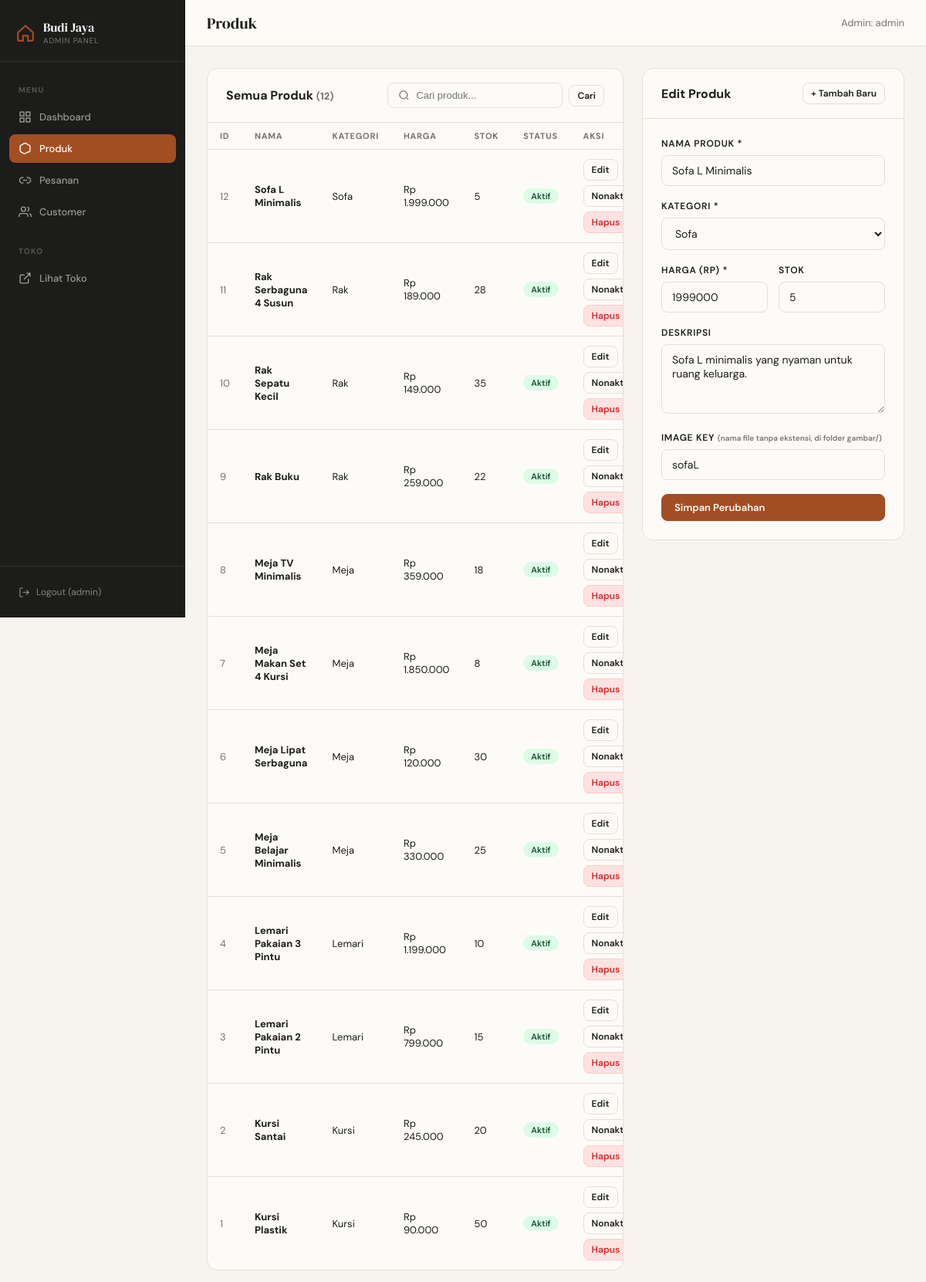
/admin/products.php?edit=12 (signed in), run on the app's committed database.
### tables this page shows
CREATE TABLE IF NOT EXISTS products (
  id           INT UNSIGNED AUTO_INCREMENT PRIMARY KEY,
  name         VARCHAR(180) NOT NULL,
  category     ENUM('Sofa','Kursi','Meja','Lemari','Rak') NOT NULL,
  price        INT UNSIGNED NOT NULL,
  description  TEXT         DEFAULT NULL,
  img_key      VARCHAR(120) DEFAULT NULL,
  stock        INT          NOT NULL DEFAULT 1,
  is_active    TINYINT(1)   NOT NULL DEFAULT 1,
  created_at   DATETIME     NOT NULL DEFAULT CURRENT_TIMESTAMP,
  updated_at   DATETIME     NOT NULL DEFAULT CURRENT_TIMESTAMP ON UPDATE CURRENT_TIMESTAMP
);

### admin/products.php (the view, shortened to what this page needs)
<?php
$pdo    = db();
$search = trim($_GET['q'] ?? '');
$page   = max(1, (int)($_GET['p'] ?? 1));
$limit  = 12;
$offset = ($page - 1) * $limit;
$where  = $search ? 'WHERE name LIKE ?' : '';
$params = $search ? ["%$search%"] : [];
$total   = $pdo->prepare("SELECT COUNT(*) FROM products $where");
$total->execute($params);
$total   = (int)$total->fetchColumn();
$stmt = $pdo->prepare("SELECT * FROM products $where ORDER BY id DESC LIMIT $limit OFFSET $offset");
$stmt->execute($params);
$products = $stmt->fetchAll();
$editProduct = null;
if (isset($_GET['edit'])) {
    $es = $pdo->prepare('SELECT * FROM products WHERE id=?');
    $es->execute([(int)$_GET['edit']]);
    $editProduct = $es->fetch();
}
$cats       = ['Sofa','Kursi','Meja','Lemari','Rak'];
include '_layout_top.php';
?>
<div style="display:grid;grid-template-columns:1fr 340px;gap:24px;align-items:start;">
  <div class="card">
    <div class="card-header">
      <h2>Semua Produk <span style="font-size:13px;color:var(--muted);font-family:var(--font-body);">(<?= $total ?>)</span></h2>
      <form method="GET" style="display:flex;gap:8px;align-items:center;">
        <div class="search-bar">
          <svg viewBox="0 0 24 24" fill="none" stroke="currentColor" stroke-width="2"><circle cx="11" cy="11" r="8"/><line x1="21" y1="21" x2="16.65" y2="16.65"/></svg>
          <input name="q" value="<?= htmlspecialchars($search) ?>" placeholder="Cari produk...">
        </div>
        <button type="submit" class="btn btn-outline btn-sm">Cari</button>
      </form>
    </div>
    <div class="table-wrap">
      <table>
        <thead>
          <tr>
            <th>ID</th><th>Nama</th><th>Kategori</th><th>Harga</th>
            <th>Stok</th><th>Status</th><th>Aksi</th>
          </tr>
        </thead>
        <tbody>
          <?php foreach ($products as $p): ?>
          <tr>
            <td style="color:var(--muted);"><?= $p['id'] ?></td>
            <td><strong><?= htmlspecialchars($p['name']) ?></strong></td>
            <td><?= htmlspecialchars($p['category']) ?></td>
            <td>Rp <?= number_format($p['price'],0,',','.') ?></td>
            <td><?= $p['stock'] ?></td>
            <td>
              <span class="badge <?= $p['is_active'] ? 'badge-active':'badge-inactive' ?>">
                <?= $p['is_active'] ? 'Aktif':'Nonaktif' ?>
              </span>
            </td>
            <td>
              <div style="display:flex;gap:6px;flex-wrap:wrap;">
                <a href="?edit=<?= $p['id'] ?>" class="btn btn-outline btn-sm">Edit</a>
                <form method="POST" style="display:inline;">
                  <button type="submit" class="btn btn-outline btn-sm">
                    <?= $p['is_active'] ? 'Nonaktifkan':'Aktifkan' ?>
                  </button>
                </form>
                <form method="POST" style="display:inline;"
                      onsubmit="return confirm('Hapus produk ini? Data tidak bisa dikembalikan.')">
                  <button type="submit" class="btn btn-danger btn-sm">Hapus</button>
                </form>
              </div>
            </td>
          </tr>
          <?php endforeach; ?>
        </tbody>
      </table>
    </div>
  </div>
  <div class="card">
    <div class="card-header">
      <h2><?= $editProduct ? 'Edit Produk' : 'Tambah Produk' ?></h2>
      <?php if ($editProduct): ?>
        <a href="products.php" class="btn btn-outline btn-sm">+ Tambah Baru</a>
      <?php endif; ?>
    </div>
    <div class="card-body">
      <form method="POST">
        <div class="form-group">
          <label class="form-label">Nama Produk *</label>
          <input class="form-control" name="name" required
                 value="<?= htmlspecialchars($editProduct['name'] ?? '') ?>">
        </div>
        <div class="form-group">
          <label class="form-label">Kategori *</label>
          <select class="form-control" name="category" required>
            <?php foreach ($cats as $c): ?>
              <option value="<?= $c ?>" <?= ($editProduct['category']??'')===$c ? 'selected':'' ?>>
                <?= $c ?>
              </option>
            <?php endforeach; ?>
          </select>
        </div>
        <div style="display:grid;grid-template-columns:1fr 1fr;gap:14px;">
          <div class="form-group">
            <label class="form-label">Harga (Rp) *</label>
            <input class="form-control" name="price" type="number" min="0" required
                   value="<?= htmlspecialchars($editProduct['price'] ?? '') ?>">
          </div>
          <div class="form-group">
            <label class="form-label">Stok</label>
            <input class="form-control" name="stock" type="number" min="0"
                   value="<?= htmlspecialchars($editProduct['stock'] ?? '0') ?>">
          </div>
        </div>
        <div class="form-group">
          <label class="form-label">Deskripsi</label>
          <textarea class="form-control" name="description"><?= htmlspecialchars($editProduct['description'] ?? '') ?></textarea>
        </div>
        <div class="form-group">
          <label class="form-label">Image Key <small style="text-transform:none;letter-spacing:0;opacity:.6;">(nama file tanpa ekstensi, di folder gambar/)</small></label>
          <input class="form-control" name="img_key" placeholder="contoh: kursikayu"
                 value="<?= htmlspecialchars($editProduct['img_key'] ?? '') ?>">
        </div>
        <button type="submit" class="btn btn-accent" style="width:100%;">
          <?= $editProduct ? 'Simpan Perubahan' : 'Tambah Produk' ?>
        </button>
      </form>
    </div>
  </div>
</div>
<?php include '_layout_bot.php'; ?>

### admin/_layout_top.php (style rules this page uses)
*, *::before, *::after { box-sizing: border-box; margin: 0; padding: 0; }
:root { --sand: #F7F4EF; --cream: #FDFBF8; --charcoal: #1C1C1A; --charcoal2: #2E2E2B; --accent: #A34E22; --accent-soft: #F5EDE6; --border: #E4E0D8; --muted: #767370; --warm-gray: #6B6860; --white: #fff; --success: #16a34a; --error: #dc2626; --warning: #d97706; --info: #2563eb; --sidebar-w: 240px; --font-body: 'DM Sans', sans-serif; --font-display: 'DM Serif Display', serif; --radius-sm: 8px; --radius-md: 14px; --radius-lg: 20px; --shadow-sm: 0 1px 4px rgba(28,28,26,.08); --shadow-md: 0 4px 16px rgba(28,28,26,.10); }
body { font-family: var(--font-body); background: var(--sand); color: var(--charcoal); min-height: 100vh; display: flex; }
.card { background: var(--cream); border: 1.5px solid var(--border); border-radius: var(--radius-md); overflow: hidden; }
.card-header { padding: 18px 24px; border-bottom: 1px solid var(--border); display: flex; align-items: center; justify-content: space-between; flex-wrap: wrap; gap: 12px; }
.card-header h2 { font-size: 16px; font-weight: 700; }
.card-body { padding: 24px; }
.table-wrap { overflow-x: auto; }
table { width: 100%; border-collapse: collapse; font-size: 13px; }
th { text-align: left; font-size: 11px; font-weight: 700; letter-spacing: .07em; text-transform: uppercase; color: var(--muted); padding: 10px 16px; border-bottom: 1.5px solid var(--border); white-space: nowrap; }
td { padding: 12px 16px; border-bottom: 1px solid var(--border); vertical-align: middle; }
tr:last-child td { border-bottom: none; }
.badge { display: inline-block; padding: 3px 10px; border-radius: 999px; font-size: 11px; font-weight: 600; }
.badge-active { background: #dcfce7; color: #14532d; }
.btn { display: inline-flex; align-items: center; gap: 6px; padding: 8px 16px; border-radius: var(--radius-sm); font-size: 13px; font-weight: 600; cursor: pointer; border: 1.5px solid transparent; font-family: var(--font-body); text-decoration: none; transition: all .15s; white-space: nowrap; }
.btn-accent { background: var(--accent); color: #fff; border-color: var(--accent); }
.btn-outline { background: transparent; color: var(--charcoal); border-color: var(--border); }
.btn-danger { background: #fee2e2; color: var(--error); border-color: #fecaca; }
.btn-sm { padding: 5px 10px; font-size: 12px; }
.form-group { margin-bottom: 18px; }
.form-label { display: block; font-size: 12px; font-weight: 600; letter-spacing: .06em; text-transform: uppercase; color: var(--charcoal); margin-bottom: 7px; }
.form-control { width: 100%; padding: 10px 13px; border: 1.5px solid var(--border); border-radius: var(--radius-sm); font-size: 14px; font-family: var(--font-body); background: var(--cream); color: var(--charcoal); outline: none; transition: border-color .15s; }
select.form-control { cursor: pointer; }
textarea.form-control { resize: vertical; min-height: 90px; }
.search-bar { display: flex; align-items: center; gap: 8px; border: 1.5px solid var(--border); border-radius: var(--radius-sm); padding: 8px 13px; background: var(--cream); max-width: 260px; }
.search-bar svg { width: 15px; height: 15px; color: var(--muted); flex-shrink: 0; }
.search-bar input { border: none; outline: none; font-size: 13px; background: transparent; width: 100%; }

### data on the page
products: id "12", name "Sofa L Minimalis", category "Sofa", price "1.999.000", stock "5", is_active "Aktif", price "1999000", description "Sofa L minimalis yang nyaman untuk ruang keluarga.", img_key "sofaL"
products: id "11", name "Rak Serbaguna 4 Susun", category "Rak", price "189.000", stock "28", is_active "Aktif"
products: id "10", name "Rak Sepatu Kecil", category "Rak", price "149.000", stock "35", is_active "Aktif"
products: id "9", name "Rak Buku", category "Rak", price "259.000", stock "22", is_active "Aktif"
products: id "8", name "Meja TV Minimalis", category "Meja", price "359.000", stock "18", is_active "Aktif"
products: id "7", name "Meja Makan Set 4 Kursi", category "Meja", price "1.850.000", stock "8", is_active "Aktif"
products: id "6", name "Meja Lipat Serbaguna", category "Meja", price "120.000", stock "30", is_active "Aktif"
products: id "5", name "Meja Belajar Minimalis", category "Meja", price "330.000", stock "25", is_active "Aktif"
products: id "4", name "Lemari Pakaian 3 Pintu", category "Lemari", price "1.199.000", stock "10", is_active "Aktif"
products: id "3", name "Lemari Pakaian 2 Pintu", category "Lemari", price "799.000", stock "15", is_active "Aktif"
products: id "2", name "Kursi Santai", category "Kursi", price "245.000", stock "20", is_active "Aktif"
products: id "1", name "Kursi Plastik", category "Kursi", price "90.000", stock "50", is_active "Aktif"

### other printed values
$_SESSION['admin']['username'] "admin"
$pageTitle "Produk"
$total "12"
